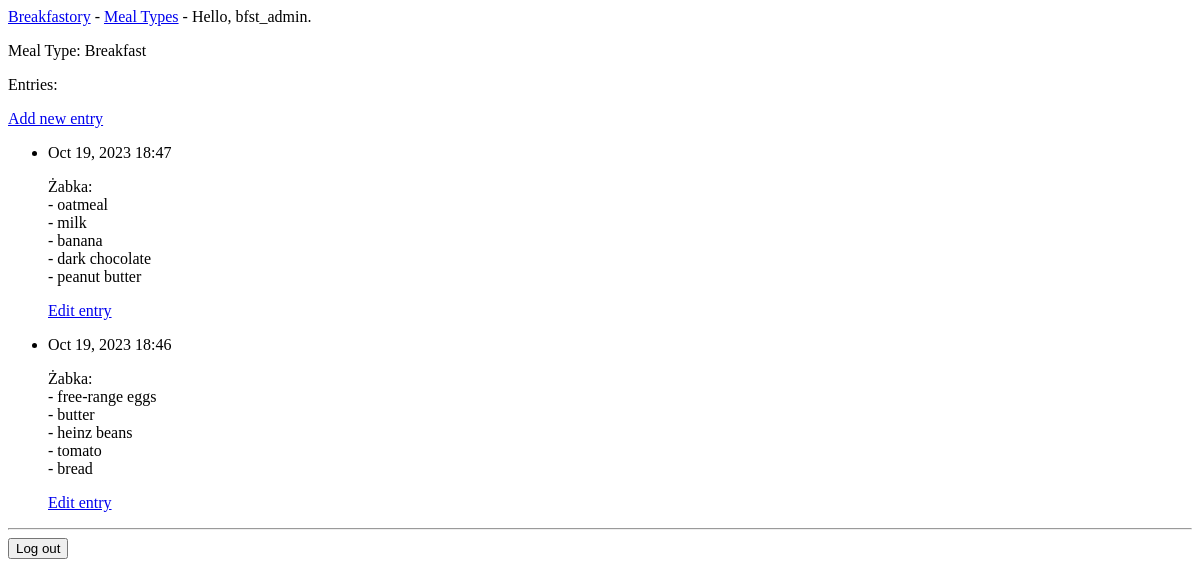
Before: /meal_types/1/ (signed in) with the older database file.
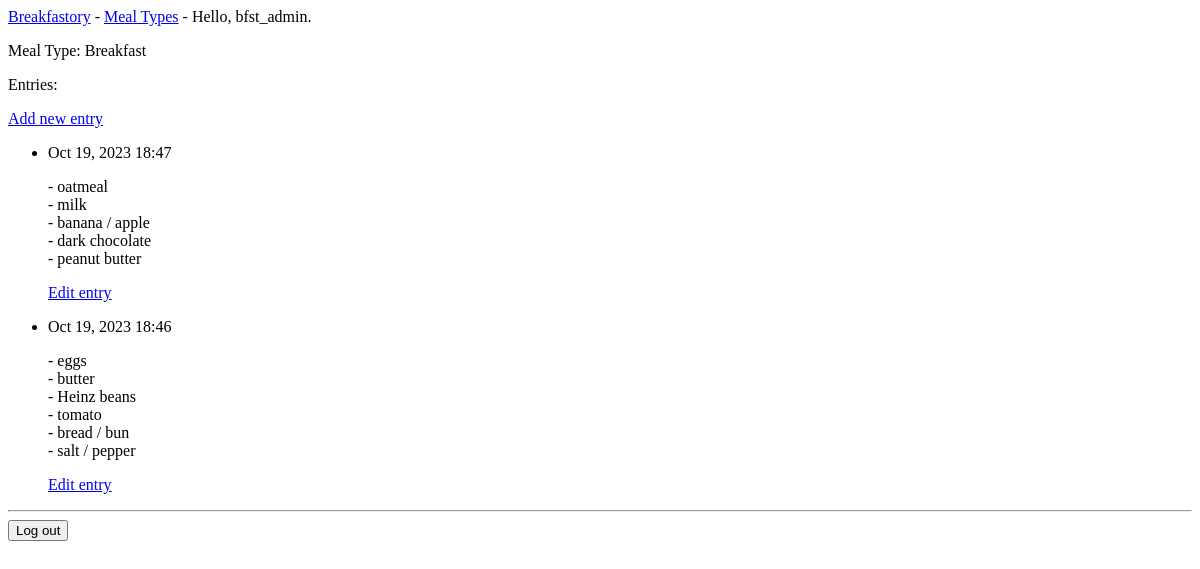
After: the same page with the newer database file.
### breakfastory/models.py (models this page shows, shortened)
class MealType(models.Model):
    text = models.CharField(max_length=200)
    date_added = models.DateTimeField(auto_now_add=True)
    owner = models.ForeignKey(User, on_delete=models.CASCADE)
    class Meta:
        verbose_name_plural = 'Meal Types'

class Entry(models.Model):
    meal_type = models.ForeignKey(MealType, on_delete=models.CASCADE)
    text = models.TextField()
    date_added = models.DateTimeField(auto_now_add=True)
    class Meta:
        verbose_name_plural = 'entries'

### breakfastory/views.py (the view)
# urls.py: path('meal_types/<int:meal_type_id>/', views.meal_type, name='meal_type'),
@login_required
def meal_type(request, meal_type_id):
    meal_type = MealType.objects.get(id=meal_type_id)
    check_meal_type_owner(request, meal_type)
    entries = meal_type.entry_set.order_by('-date_added')
    context = {'meal_type': meal_type, 'entries': entries}
    return render(request, 'breakfastory/meal_type.html', context)

### breakfastory/views.py (called while the page is built)
def check_meal_type_owner(request, meal_type):
    if meal_type.owner != request.user:
        raise Http404

### breakfastory/templates/breakfastory/meal_type.html
{% extends 'breakfastory/base.html' %}
{% block content %}
  <p>Meal Type: {{ meal_type.text }}</p>
  <p>Entries:</p>
  <p>
    <a href = "{% url 'breakfastory:new_entry' meal_type.id %}">Add new entry</a>
  </p>
  <ul>
    {% for entry in entries %}
      <li>
        <p>{{ entry.date_added|date:'M d, Y H:i' }}</p>
        <p>{{ entry.text|linebreaks }}</p>
        <p><a href="{% url 'breakfastory:edit_entry' entry.id %}">Edit entry</a></p>
      </li>
    {% empty %}
      <li>There are no entries for this meal type yet.</li>
    {% endfor %}
  </ul>
{% endblock content %}

### breakfastory/templates/breakfastory/base.html (shortened to what this page needs)
<p>
  <a href="{% url 'breakfastory:index' %}">Breakfastory</a> -
  <a href="{% url 'breakfastory:meal_types' %}">Meal Types</a> -
  {% if user.is_authenticated %}
    Hello, {{ user.username }}.
  {% else %}
    <a href="{% url 'accounts:register' %}">Register</a> -
    <a href="{% url 'accounts:login' %}">Log in</a>
  {% endif %}
</p>
{% block content %}{% endblock content %}
{% if user.is_authenticated %}
  <hr />
  <form action="{% url 'accounts:logout' %}" method='post'>
    <button name='submit'>Log out</button>
  </form>
{% endif %}

Changed rows visible on the page:
changed Entry: text "Żabka: - oatmeal - milk - banana - dark chocolate - peanut butter" → "- oatmeal - milk - banana / apple - dark chocolate - peanut butter"
changed Entry: text "Żabka: - free-range eggs - butter - heinz beans - tomato - bread" → "- eggs - butter - Heinz beans - tomato - bread / bun - salt / pepper"
